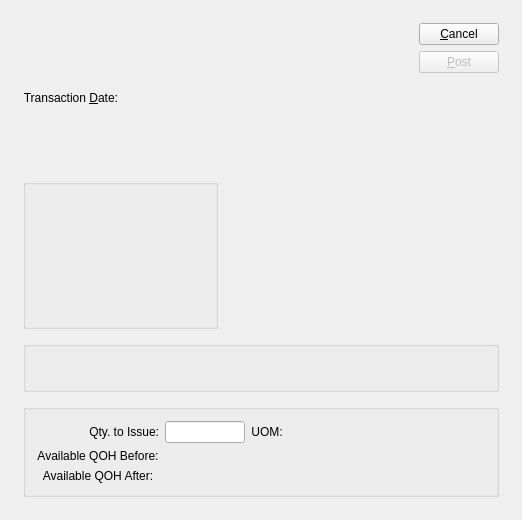
<?xml version="1.0" encoding="UTF-8"?>
<ui version="4.0">
 <comment>This file is part of the xTuple ERP: PostBooks Edition, a free and
open source Enterprise Resource Planning software suite,
Copyright (c) 1999-2018 by OpenMFG LLC, d/b/a xTuple.
It is licensed to you under the Common Public Attribution License
version 1.0, the full text of which (including xTuple-specific Exhibits)
is available at www.xtuple.com/CPAL.  By using this software, you agree
to be bound by its terms.</comment>
 <class>issueWoMaterialItem</class>
 <widget class="QDialog" name="issueWoMaterialItem">
  <property name="geometry">
   <rect>
    <x>0</x>
    <y>0</y>
    <width>522</width>
    <height>520</height>
   </rect>
  </property>
  <property name="windowTitle">
   <string>Issue Work Order Material Item</string>
  </property>
  <layout class="QGridLayout" name="gridLayout_4">
   <item row="0" column="0">
    <layout class="QGridLayout" name="gridLayout_3">
     <property name="margin">
      <number>12</number>
     </property>
     <property name="spacing">
      <number>12</number>
     </property>
     <item row="0" column="0">
      <layout class="QHBoxLayout" name="horizontalLayout_2">
       <item>
        <layout class="QGridLayout" name="gridLayout_2">
         <item row="0" column="0">
          <layout class="QHBoxLayout" name="horizontalLayout">
           <item>
            <widget class="QLabel" name="_transDateLit">
             <property name="text">
              <string>Transaction &amp;Date:</string>
             </property>
             <property name="alignment">
              <set>Qt::AlignRight|Qt::AlignTrailing|Qt::AlignVCenter</set>
             </property>
             <property name="buddy">
              <cstring>_transDate</cstring>
             </property>
            </widget>
           </item>
           <item>
            <widget class="DLineEdit" name="_transDate">
             <property name="sizePolicy">
              <sizepolicy hsizetype="Preferred" vsizetype="Fixed">
               <horstretch>0</horstretch>
               <verstretch>0</verstretch>
              </sizepolicy>
             </property>
            </widget>
           </item>
           <item>
            <spacer>
             <property name="orientation">
              <enum>Qt::Horizontal</enum>
             </property>
             <property name="sizeType">
              <enum>QSizePolicy::Expanding</enum>
             </property>
             <property name="sizeHint" stdset="0">
              <size>
               <width>20</width>
               <height>20</height>
              </size>
             </property>
            </spacer>
           </item>
          </layout>
         </item>
         <item row="1" column="0">
          <widget class="QGroupBox" name="_woGroup">
           <property name="title">
            <string/>
           </property>
           <layout class="QGridLayout" name="gridLayout">
            <item row="0" column="0">
             <widget class="WoCluster" name="_wo">
              <property name="focusPolicy">
               <enum>Qt::StrongFocus</enum>
              </property>
             </widget>
            </item>
           </layout>
          </widget>
         </item>
        </layout>
       </item>
       <item>
        <spacer>
         <property name="orientation">
          <enum>Qt::Horizontal</enum>
         </property>
         <property name="sizeType">
          <enum>QSizePolicy::Expanding</enum>
         </property>
         <property name="sizeHint" stdset="0">
          <size>
           <width>20</width>
           <height>20</height>
          </size>
         </property>
        </spacer>
       </item>
       <item>
        <layout class="QVBoxLayout" name="_2">
         <item>
          <widget class="QPushButton" name="_close">
           <property name="text">
            <string>&amp;Cancel</string>
           </property>
          </widget>
         </item>
         <item>
          <widget class="QPushButton" name="_issue">
           <property name="enabled">
            <bool>false</bool>
           </property>
           <property name="text">
            <string>&amp;Post</string>
           </property>
           <property name="default">
            <bool>true</bool>
           </property>
          </widget>
         </item>
         <item>
          <spacer>
           <property name="orientation">
            <enum>Qt::Vertical</enum>
           </property>
           <property name="sizeType">
            <enum>QSizePolicy::Expanding</enum>
           </property>
           <property name="sizeHint" stdset="0">
            <size>
             <width>20</width>
             <height>20</height>
            </size>
           </property>
          </spacer>
         </item>
        </layout>
       </item>
      </layout>
     </item>
     <item row="1" column="0">
      <widget class="QGroupBox" name="_componentGroup">
       <property name="title">
        <string/>
       </property>
       <layout class="QGridLayout">
        <item row="0" column="0" rowspan="2" colspan="2">
         <widget class="WomatlCluster" name="_womatl">
          <property name="focusPolicy">
           <enum>Qt::StrongFocus</enum>
          </property>
         </widget>
        </item>
        <item row="1" column="2">
         <spacer>
          <property name="orientation">
           <enum>Qt::Horizontal</enum>
          </property>
          <property name="sizeHint" stdset="0">
           <size>
            <width>40</width>
            <height>20</height>
           </size>
          </property>
         </spacer>
        </item>
       </layout>
      </widget>
     </item>
     <item row="2" column="0">
      <widget class="QGroupBox" name="_qtyGroup">
       <property name="title">
        <string/>
       </property>
       <layout class="QGridLayout">
        <item row="0" column="0">
         <widget class="QLabel" name="_qtyToIssueLit">
          <property name="text">
           <string>Qty. to Issue:</string>
          </property>
          <property name="alignment">
           <set>Qt::AlignRight|Qt::AlignTrailing|Qt::AlignVCenter</set>
          </property>
          <property name="buddy">
           <cstring>_qtyToIssue</cstring>
          </property>
         </widget>
        </item>
        <item row="0" column="1">
         <widget class="XLineEdit" name="_qtyToIssue">
          <property name="sizePolicy">
           <sizepolicy hsizetype="Preferred" vsizetype="Fixed">
            <horstretch>0</horstretch>
            <verstretch>0</verstretch>
           </sizepolicy>
          </property>
          <property name="maximumSize">
           <size>
            <width>80</width>
            <height>32767</height>
           </size>
          </property>
          <property name="alignment">
           <set>Qt::AlignRight</set>
          </property>
         </widget>
        </item>
        <item row="0" column="2">
         <widget class="QLabel" name="_uomQtyLit">
          <property name="text">
           <string>UOM:</string>
          </property>
          <property name="alignment">
           <set>Qt::AlignCenter</set>
          </property>
         </widget>
        </item>
        <item row="0" column="3">
         <widget class="QLabel" name="_uomQty">
          <property name="minimumSize">
           <size>
            <width>80</width>
            <height>0</height>
           </size>
          </property>
          <property name="alignment">
           <set>Qt::AlignLeading|Qt::AlignLeft|Qt::AlignVCenter</set>
          </property>
         </widget>
        </item>
        <item row="1" column="0">
         <widget class="QLabel" name="_beforeQtyLit">
          <property name="windowTitle">
           <string/>
          </property>
          <property name="text">
           <string>Available QOH Before:</string>
          </property>
          <property name="alignment">
           <set>Qt::AlignCenter</set>
          </property>
         </widget>
        </item>
        <item row="1" column="1">
         <widget class="XLabel" name="_beforeQty">
          <property name="minimumSize">
           <size>
            <width>80</width>
            <height>0</height>
           </size>
          </property>
          <property name="alignment">
           <set>Qt::AlignRight|Qt::AlignTrailing|Qt::AlignVCenter</set>
          </property>
         </widget>
        </item>
        <item row="2" column="0">
         <widget class="QLabel" name="_afterQtyLit">
          <property name="text">
           <string>Available QOH After:</string>
          </property>
          <property name="alignment">
           <set>Qt::AlignCenter</set>
          </property>
         </widget>
        </item>
        <item row="2" column="1">
         <widget class="XLabel" name="_afterQty">
          <property name="minimumSize">
           <size>
            <width>80</width>
            <height>0</height>
           </size>
          </property>
          <property name="alignment">
           <set>Qt::AlignRight|Qt::AlignTrailing|Qt::AlignVCenter</set>
          </property>
         </widget>
        </item>
        <item row="0" column="4">
         <spacer>
          <property name="orientation">
           <enum>Qt::Horizontal</enum>
          </property>
          <property name="sizeHint" stdset="0">
           <size>
            <width>40</width>
            <height>20</height>
           </size>
          </property>
         </spacer>
        </item>
       </layout>
      </widget>
     </item>
    </layout>
   </item>
  </layout>
 </widget>
 <layoutdefault spacing="6" margin="11"/>
 <customwidgets>
  <customwidget>
   <class>DLineEdit</class>
   <extends>QWidget</extends>
   <header>datecluster.h</header>
   <container>1</container>
  </customwidget>
  <customwidget>
   <class>WoCluster</class>
   <extends>QWidget</extends>
   <header>wocluster.h</header>
  </customwidget>
  <customwidget>
   <class>WomatlCluster</class>
   <extends>QWidget</extends>
   <header>womatlcluster.h</header>
  </customwidget>
  <customwidget>
   <class>XLabel</class>
   <extends>QLabel</extends>
   <header>xlabel.h</header>
  </customwidget>
  <customwidget>
   <class>XLineEdit</class>
   <extends>QLineEdit</extends>
   <header>xlineedit.h</header>
   <container>1</container>
  </customwidget>
 </customwidgets>
 <tabstops>
  <tabstop>_transDate</tabstop>
  <tabstop>_wo</tabstop>
  <tabstop>_womatl</tabstop>
  <tabstop>_qtyToIssue</tabstop>
  <tabstop>_issue</tabstop>
  <tabstop>_close</tabstop>
 </tabstops>
 <resources/>
 <connections>
  <connection>
   <sender>_wo</sender>
   <signal>valid(bool)</signal>
   <receiver>_issue</receiver>
   <slot>setEnabled(bool)</slot>
   <hints>
    <hint type="sourcelabel">
     <x>20</x>
     <y>20</y>
    </hint>
    <hint type="destinationlabel">
     <x>20</x>
     <y>20</y>
    </hint>
   </hints>
  </connection>
  <connection>
   <sender>_close</sender>
   <signal>clicked()</signal>
   <receiver>issueWoMaterialItem</receiver>
   <slot>reject()</slot>
   <hints>
    <hint type="sourcelabel">
     <x>20</x>
     <y>20</y>
    </hint>
    <hint type="destinationlabel">
     <x>20</x>
     <y>20</y>
    </hint>
   </hints>
  </connection>
  <connection>
   <sender>_wo</sender>
   <signal>newId(int)</signal>
   <receiver>_womatl</receiver>
   <slot>setWoid(int)</slot>
   <hints>
    <hint type="sourcelabel">
     <x>180</x>
     <y>80</y>
    </hint>
    <hint type="destinationlabel">
     <x>233</x>
     <y>239</y>
    </hint>
   </hints>
  </connection>
 </connections>
</ui>
